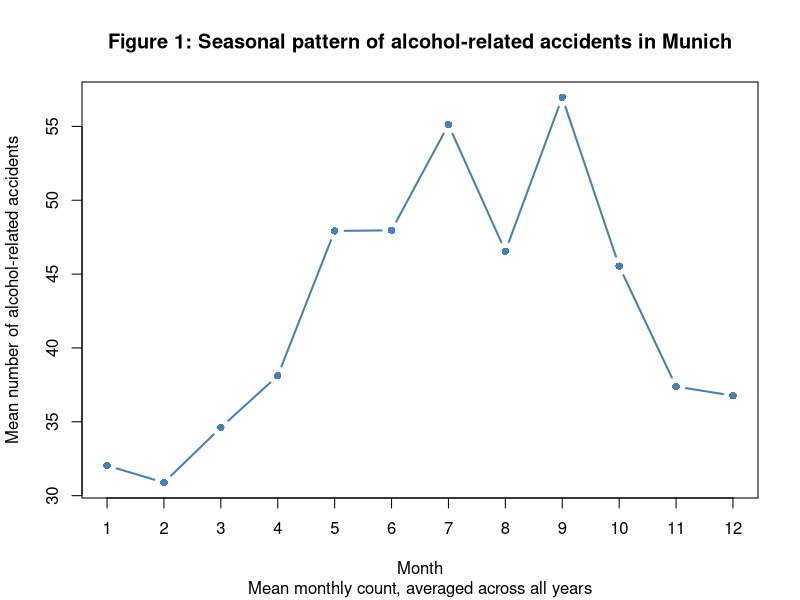

This chart was generated by the following R code: (Note: this script raises an error after producing the figure.)
library(dplyr)

clean <- read.csv("data/clean_data.csv", encoding = "UTF-8")

alkohol <- clean %>%
  filter(monatszahl == "Alkoholunfälle", auspraegung == "insgesamt") %>%
  select(jahr, monat, alkohol_wert = wert)

gesamt <- clean %>%
  filter(monatszahl == "Verkehrsunfälle", auspraegung == "insgesamt") %>%
  select(jahr, monat, gesamt_wert = wert)

merged <- inner_join(alkohol, gesamt, by = c("jahr", "monat")) %>%
  mutate(share_pct = 100 * alkohol_wert / gesamt_wert)

# Figure 1: seasonal pattern of mean alcohol-related accidents by calendar month
fig1_data <- merged %>%
  group_by(monat) %>%
  summarise(mean_alkohol = mean(alkohol_wert), .groups = "drop")

png("outputs/figures/figure1_alcohol_seasonality.png", width = 1050, height = 675, res = 150)
plot(
  fig1_data$monat, fig1_data$mean_alkohol,
  type = "b", pch = 16, col = "steelblue", lwd = 2,
  xaxt = "n", xlab = "Month", ylab = "Mean number of alcohol-related accidents",
  main = "Figure 1: Seasonal pattern of alcohol-related accidents in Munich",
  sub = "Mean monthly count, averaged across all years"
)
axis(1, at = 1:12)
dev.off()

# Table 1: monthly average share (%) of alcohol-related accidents
table1 <- merged %>%
  group_by(monat) %>%
  summarise(
    mean_alkohol_unfaelle = round(mean(alkohol_wert), 1),
    mean_gesamt_unfaelle  = round(mean(gesamt_wert), 1),
    mean_share_pct        = round(mean(share_pct), 2),
    .groups = "drop"
  )

write.csv(table1, "outputs/tables/table1_alcohol_share.csv", row.names = FALSE)

cat("Figure 1 saved to outputs/figures/figure1_alcohol_seasonality.png\n")
cat("Table 1:\n")
print(table1)
